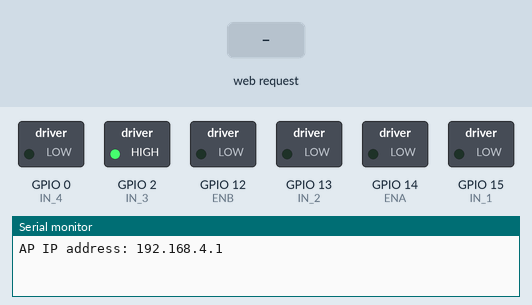
This sketch was run on a simulated ESP8266 (NodeMCU). Parts: switched loads named in the sketch (green lamp = pin HIGH), the last lines printed to the serial monitor. Inputs (shaded band) come from the test bench.

Above: at 1.2 s.
1.3 s: HTTP request GET /?State=W received
At 2.45 s:
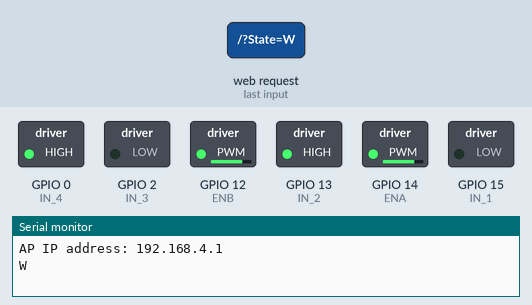
4.3 s: HTTP request GET /?State=S received
At 5.1 s:
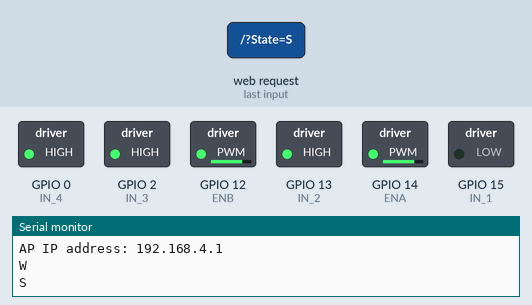
7.3 s: HTTP request GET /?State=A received
At 7.7 s:
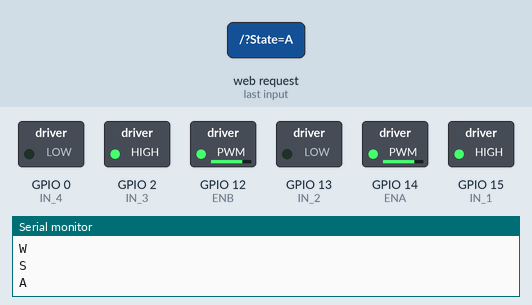
10.3 s: HTTP request GET /?State=D received
At 11.1 s:
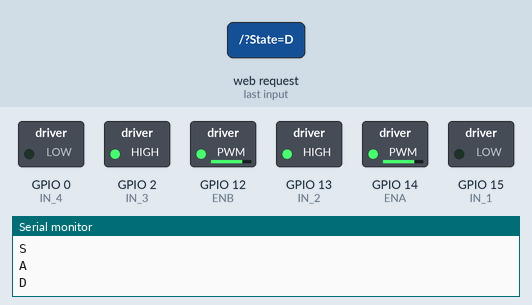
13.3 s: HTTP request GET / received
At 13.7 s:
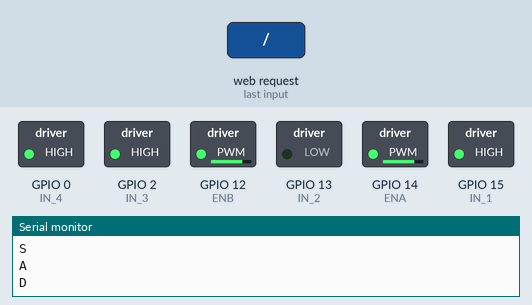
Timing chart, 0 to 15.8 s (numbered marks = the images above; inputs shaded):
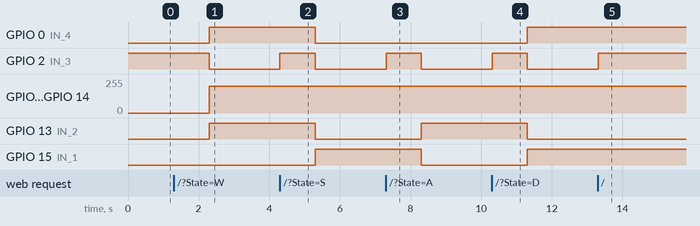

Measured:
- after the input at 1.3 s, GPIO 0 (IN_4), GPIO 13 (IN_2): LOW → HIGH after 1.0 s; GPIO 2 (IN_3): HIGH → LOW after 1.0 s; GPIO 12 (ENB), GPIO 14 (ENA): 0/255 → 199/255 after 1.0 s
- after the input at 4.3 s, GPIO 0 (IN_4), GPIO 13 (IN_2): HIGH → LOW after 1.0 s; GPIO 2 (IN_3): LOW → HIGH at once, → LOW 1.0 s later; GPIO 15 (IN_1): LOW → HIGH after 1.0 s
- after the input at 7.3 s, GPIO 2 (IN_3): LOW → HIGH at once, → LOW 1.0 s later; GPIO 13 (IN_2): LOW → HIGH after 1.0 s; GPIO 15 (IN_1): HIGH → LOW after 1.0 s
- after the input at 10.3 s, GPIO 0 (IN_4), GPIO 15 (IN_1): LOW → HIGH after 1.0 s; GPIO 2 (IN_3): LOW → HIGH at once, → LOW 1.0 s later; GPIO 13 (IN_2): HIGH → LOW after 1.0 s
- after the input at 13.3 s, GPIO 2 (IN_3): LOW → HIGH at once

The sketch:

robot_car_code.ino
```cpp
//more details on robohub instructables page//

#define ENA   14          // Enable/speed motors Right        GPIO14(D5)
#define ENB   12          // Enable/speed motors Left         GPIO12(D6)
#define IN_1  15          // L298N in1 motors Right           GPIO15(D8)
#define IN_2  13          // L298N in2 motors Right           GPIO13(D7)
#define IN_3  2           // L298N in3 motors Left            GPIO2(D4)
#define IN_4  0           // L298N in4 motors Left            GPIO0(D3)

#include <ESP8266WiFi.h>
#include <WiFiClient.h>
#include <ESP8266WebServer.h>

String command;             //String to store app command state.
int speedCar = 800;         // 400 - 1023.
int speed_Coeff = 3;

const char* ssid = "jhtCar";
const char* password = "20201026tu";
ESP8266WebServer server(80);//创建了一个在 ESP8266 上运行的简单 web 服务器，并将其绑定到标准的 HTTP 端口（端口 80）。

void setup() {

 pinMode(ENA, OUTPUT);
 pinMode(ENB, OUTPUT);
 pinMode(IN_1, OUTPUT);
 pinMode(IN_2, OUTPUT);
 pinMode(IN_3, OUTPUT);
 pinMode(IN_4, OUTPUT);
 pinMode(LED_BUILTIN, OUTPUT);
 digitalWrite(LED_BUILTIN,HIGH);

  Serial.begin(115200);

// Connecting WiFi

  WiFi.mode(WIFI_AP);
  WiFi.softAP(ssid,password);

  IPAddress myIP = WiFi.softAPIP();
  Serial.print("AP IP address: ");
  Serial.println(myIP);

 // Starting WEB-server
     server.on ( "/", HTTP_handleRoot );
     server.onNotFound ( HTTP_handleRoot );
     server.begin();
}

void goAhead(){

      digitalWrite(IN_1, LOW);
      digitalWrite(IN_2, HIGH);
      analogWrite(ENA, speedCar);

      digitalWrite(IN_3, LOW);
      digitalWrite(IN_4, HIGH);
      analogWrite(ENB, speedCar);
  }

void goBack(){

      digitalWrite(IN_1, HIGH);
      digitalWrite(IN_2, LOW);
      analogWrite(ENA, speedCar);

      digitalWrite(IN_3, HIGH);
      digitalWrite(IN_4, LOW);
      analogWrite(ENB, speedCar);
  }

void goRight(){

      digitalWrite(IN_1, HIGH);
      digitalWrite(IN_2, LOW);
      analogWrite(ENA, speedCar);

      digitalWrite(IN_3, LOW);
      digitalWrite(IN_4, HIGH);
      analogWrite(ENB, speedCar);
  }

void goLeft(){

      digitalWrite(IN_1, LOW);
      digitalWrite(IN_2, HIGH);
      analogWrite(ENA, speedCar);

      digitalWrite(IN_3, HIGH);
      digitalWrite(IN_4, LOW);
      analogWrite(ENB, speedCar);
  }

void goAheadRight(){

      digitalWrite(IN_1, LOW);
      digitalWrite(IN_2, HIGH);
      analogWrite(ENA, speedCar/speed_Coeff);

      digitalWrite(IN_3, LOW);
      digitalWrite(IN_4, HIGH);
      analogWrite(ENB, speedCar);
   }

void goAheadLeft(){

      digitalWrite(IN_1, LOW);
      digitalWrite(IN_2, HIGH);
      analogWrite(ENA, speedCar);

      digitalWrite(IN_3, LOW);
      digitalWrite(IN_4, HIGH);
      analogWrite(ENB, speedCar/speed_Coeff);
  }

void goBackRight(){

      digitalWrite(IN_1, HIGH);
      digitalWrite(IN_2, LOW);
      analogWrite(ENA, speedCar/speed_Coeff);

      digitalWrite(IN_3, HIGH);
      digitalWrite(IN_4, LOW);
      analogWrite(ENB, speedCar);
  }

void goBackLeft(){

      digitalWrite(IN_1, HIGH);
      digitalWrite(IN_2, LOW);
      analogWrite(ENA, speedCar);

      digitalWrite(IN_3, HIGH);
      digitalWrite(IN_4, LOW);
      analogWrite(ENB, speedCar/speed_Coeff);
  }

void stopRobot(){

      digitalWrite(IN_1, LOW);
      digitalWrite(IN_2, LOW);
      analogWrite(ENA, 0);

      digitalWrite(IN_3, LOW);
      digitalWrite(IN_4, LOW);
      analogWrite(ENB, 0);
 }

void loop() {
    server.handleClient();//来自客户端的请求，使设备可以进行通信

      command = server.arg("State");
  if (command == "W") {
    goAhead();
    server.send(200, "text/plain", "Moving forward");
    flashLED();
  } else if (command == "S") {
    goBack();
    flashLED();
  } else if (command == "A") {
    goLeft();
    flashLED();
  } else if (command == "D") {
    goRight();
    flashLED();
  } else if (command == "E") {
    goAheadRight();
    flashLED();
  } else if (command == "Q") {
    goAheadLeft();
    flashLED();
  } else if (command == "C") {
    goBackRight();
    flashLED();
  } else if (command == "Z") {
    goBackLeft();
    flashLED();
  } else if (command == "0") {
    speedCar = 400;
    flashLED();
  } else if (command == "1") {
    speedCar = 470;
    flashLED();
  } else if (command == "2") {
    speedCar = 540;
    flashLED();
  } else if (command == "3") {
    speedCar = 610;
    flashLED();
  } else if (command == "4") {
    speedCar = 680;
    flashLED();
  } else if (command == "5") {
    speedCar = 750;
    flashLED();
  } else if (command == "6") {
    speedCar = 820;
    flashLED();
  } else if (command == "7") {
    speedCar = 890;
    flashLED();
  } else if (command == "8") {
    speedCar = 960;
    flashLED();
  } else if (command == "9") {
    speedCar = 1023;
    flashLED();
  } else if (command == "G") {
    server.send(200, "text/plain", "CLOSED");
    digitalWrite(LED_BUILTIN, LOW);
    stopRobot();
  }
  else{}
}

void flashLED(){
  digitalWrite(LED_BUILTIN,LOW);
  delay(100);
  digitalWrite(LED_BUILTIN,HIGH);
}

void HTTP_handleRoot(void) {

if( server.hasArg("State") ){
       Serial.println(server.arg("State"));
  }
  server.send ( 200, "text/html", "" );
  delay(1000);
}
```
